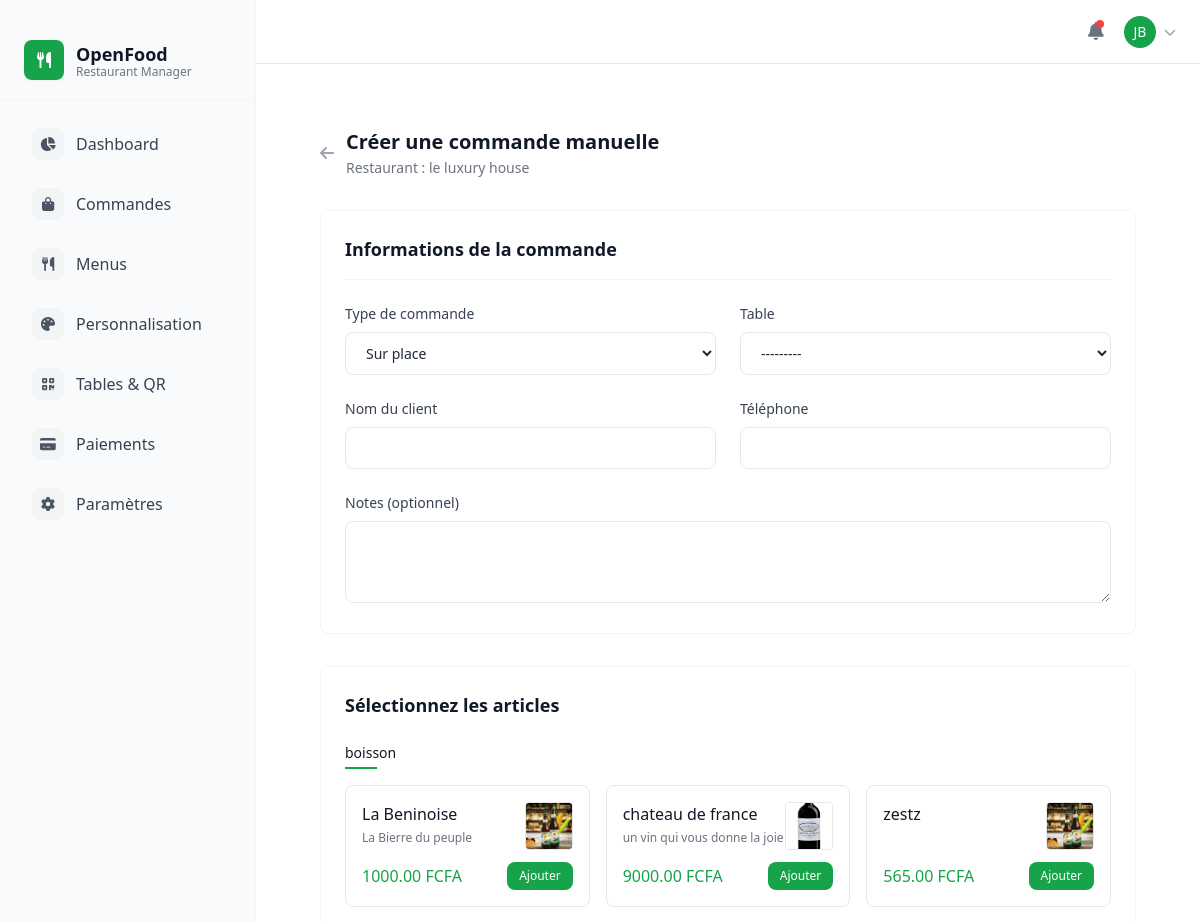
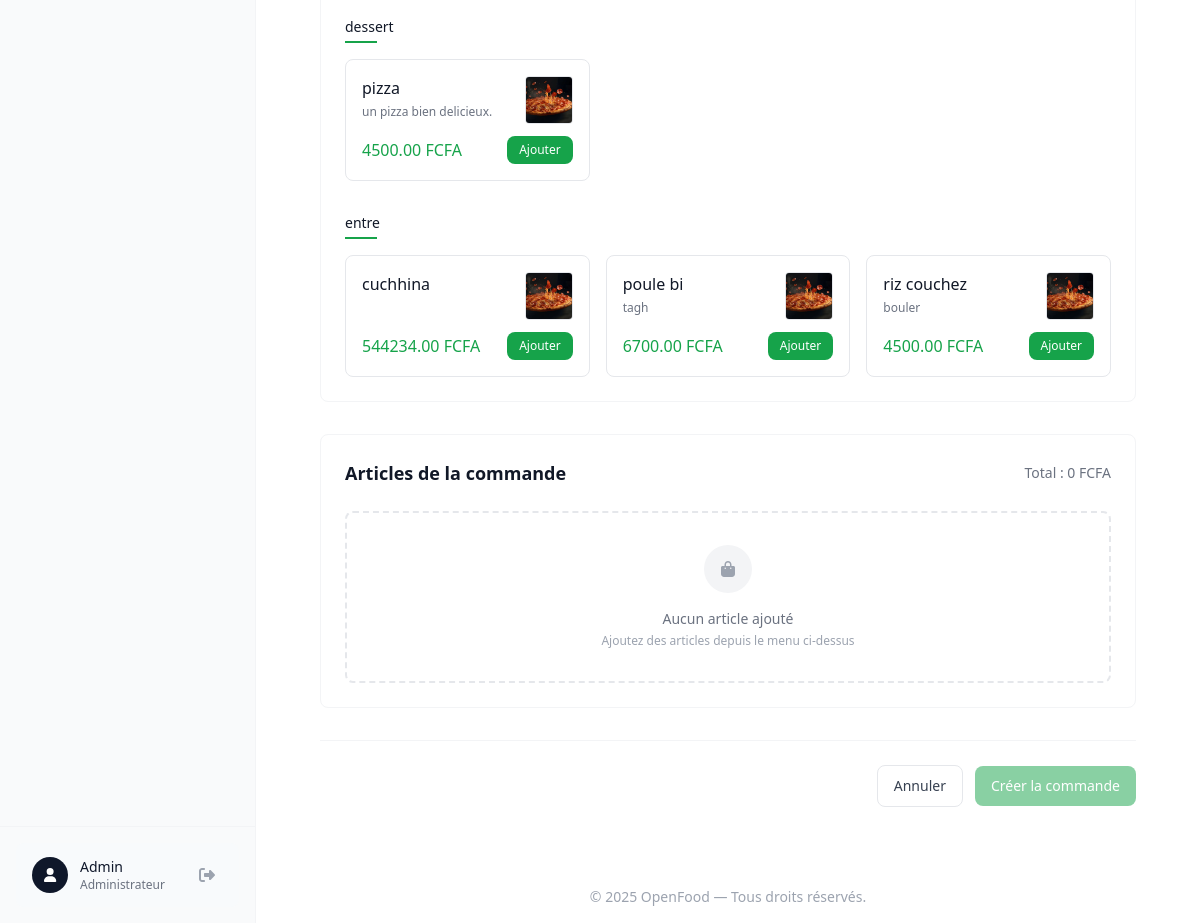
The page /orders/create-manual-order/ (signed in) on the database its author committed (2 pictures, top to bottom).
### accounts/models.py (models this page shows, shortened)
class User(AbstractBaseUser, PermissionsMixin):
    email = models.EmailField(unique=True)
    first_name = models.CharField(max_length=100)
    last_name = models.CharField(max_length=100)
    email_verified = models.BooleanField(default=False)
    email_token = models.UUIDField(
        default=uuid.uuid4,
        null=True,
        blank=True,
        editable=False
    )
    is_active = models.BooleanField(default=True)
    is_staff = models.BooleanField(default=False)
    transfer_pin_hash = models.CharField(max_length=64, blank=True, null=True)
    date_joined = models.DateTimeField(default=timezone.now)
    objects = UserManager()
    groups = models.ManyToManyField(
        Group,
        related_name="accounts_users",
        blank=True
    )
    user_permissions = models.ManyToManyField(
        Permission,
        related_name="accounts_user_permissions",
        blank=True
    )
    USERNAME_FIELD = "email"
    REQUIRED_FIELDS = ["first_name", "last_name"]

### base/models.py (models this page shows, shortened)
class Restaurant(models.Model):
    owner = models.ForeignKey(User, on_delete=models.CASCADE, related_name='restaurants')
    name = models.CharField(max_length=200)
    slug = models.SlugField(unique=True, blank=True)
    subdomain = models.SlugField(unique=True,null=True, blank=True)
    description = models.TextField(blank=True)
    address = models.CharField(max_length=300)
    phone = models.CharField(max_length=20)
    email = models.EmailField()
    logo = models.ImageField(upload_to='restaurants/logos/', blank=True)
    cover_image = models.ImageField(upload_to='restaurants/covers/', blank=True)
    opening_hours = models.JSONField(default=dict, blank=True)
    subscription_plan = models.ForeignKey(SubscriptionPlan, on_delete=models.SET_NULL, null=True)
    subscription_start = models.DateTimeField(null=True, blank=True)
    subscription_end = models.DateTimeField(null=True, blank=True)
    is_active = models.BooleanField(default=True)
    qr_code = models.ImageField(upload_to='qrcodes/', blank=True)
    primary_color = models.CharField(max_length=7, default='#FF6B6B')
    secondary_color = models.CharField(max_length=7, default='#4ECDC4')
    created_at = models.DateTimeField(auto_now_add=True)
    updated_at = models.DateTimeField(auto_now=True)

class Category(models.Model):
    restaurant = models.ForeignKey(Restaurant, on_delete=models.CASCADE, related_name='categories')
    name = models.CharField(max_length=100)
    slug = models.SlugField(blank=True)
    description = models.TextField(blank=True)
    image = models.ImageField(upload_to='categories/', blank=True)
    order = models.IntegerField(default=0)
    is_active = models.BooleanField(default=True)
    class Meta:
        ordering = ['order', 'name']
        verbose_name_plural = 'Categories'

class MenuItem(models.Model):
    restaurant = models.ForeignKey(Restaurant, on_delete=models.CASCADE, related_name='menu_items')
    category = models.ForeignKey(Category, on_delete=models.CASCADE, related_name='items')
    name = models.CharField(max_length=200)
    slug = models.SlugField(blank=True)
    description = models.TextField(blank=True)
    price = models.DecimalField(max_digits=10, decimal_places=2)
    discount_price = models.DecimalField(max_digits=10, decimal_places=2, null=True, blank=True)
    image = models.ImageField(upload_to='menu_items/', blank=True)
    ingredients = models.TextField(blank=True)
    allergens = models.CharField(max_length=300, blank=True)
    is_vegetarian = models.BooleanField(default=False)
    is_vegan = models.BooleanField(default=False)
    is_spicy = models.BooleanField(default=False)
    is_available = models.BooleanField(default=True)
    preparation_time = models.IntegerField(help_text="Temps en minutes", default=15)
    order = models.IntegerField(default=0)
    created_at = models.DateTimeField(auto_now_add=True)
    updated_at = models.DateTimeField(auto_now=True)
    class Meta:
        ordering = ['order', 'name']

### base/views.py (the view)
# urls.py: path("orders/create-manual-order/", create_manual_order, name="create_manual_order"),
@login_required
def create_manual_order(request):
    restaurant = request.user.restaurants.first()
    if not restaurant:
        messages.error(request, "Aucun restaurant trouvé.")
        return redirect("dashboard")
    categories = Category.objects.filter(
        restaurant=restaurant,
        is_active=True
    ).prefetch_related(
        Prefetch(
            "items",
            queryset=MenuItem.objects.filter(is_available=True, restaurant=restaurant)
        )
    )
    if request.method == "POST":
        order_form = OrderForm(request.POST, restaurant=restaurant)
        formset = OrderItemFormSet(
            request.POST,
            prefix='items'
        )
        if order_form.is_valid() and formset.is_valid():
            try:
                with transaction.atomic():
                    order = order_form.save(commit=False)
                    order.restaurant = restaurant
                    order.save()
                    formset.instance = order
                    instances = formset.save(commit=False)
                    for instance in instances:
                        instance.price = instance.menu_item.discount_price or instance.menu_item.price
                        instance.save()
                    order.calculate_total()
                    order.save()
                messages.success(request, f"Commande #{order.id} créée avec succès.")
                return redirect("orders_list")
            except Exception as e:
                messages.error(request, f"Erreur lors de la création de la commande: {str(e)}")
        else:
            for field, errors in order_form.errors.items():
                for error in errors:
                    messages.error(request, f"{field}: {error}")
            for form in formset:
                for field, errors in form.errors.items():
                    for error in errors:
                        messages.error(request, f"Article: {error}")
    else:
        order_form = OrderForm(restaurant=restaurant)
        formset = OrderItemFormSet(prefix='items')
    return render(request, "admin_user/orders/create_manual_order.html", {
        "order_form": order_form,
        "formset": formset,
        "categories": categories,
        "restaurant": restaurant,
    })

### base/forms.py
class OrderForm(forms.ModelForm):
    class Meta:
        model = Order
        fields = ['order_type', 'table', 'customer_name', 'customer_phone', 'notes']
        widgets = {
            'order_type': forms.Select(attrs={'class': 'form-control'}),
            'table': forms.Select(attrs={'class': 'form-control'}),
            'customer_name': forms.TextInput(attrs={'class': 'form-control'}),
            'customer_phone': forms.TextInput(attrs={'class': 'form-control'}),
            'notes': forms.Textarea(attrs={'class': 'form-control', 'rows': 3}),
        }
    def __init__(self, *args, **kwargs):
        self.restaurant = kwargs.pop('restaurant', None)
        super().__init__(*args, **kwargs)
        if self.restaurant:
            self.fields['table'].queryset = Table.objects.filter(
                restaurant=self.restaurant,
                is_active=True
            ).order_by('number')

### base/models.py (called while the page is built)
    def __str__(self):
        return f"Table {self.number} - {self.restaurant.name}"

### templates/admin_user/orders/create_manual_order.html (shortened to what this page needs)
{% extends "admin_user/base.html" %}
{% block content %}
<div class="max-w-6xl mx-auto p-4 md:p-6">
  <div class="mb-8">
    <div class="flex items-center gap-3 mb-3">
      <a href="{% url 'orders_list' %}"
         class="text-gray-400 hover:text-gray-600 transition-colors duration-150">
        <i class="fas fa-arrow-left"></i>
      </a>
      <div>
        <h1 class="text-xl font-semibold text-gray-900">
          Créer une commande manuelle
        </h1>
        <p class="text-sm text-gray-500 mt-0.5">
          Restaurant : {{ restaurant.name }}
        </p>
      </div>
    </div>
  </div>
  <form method="post" id="order-form" class="space-y-8">
    <div class="bg-white rounded-lg border border-gray-100 p-6">
      <h2 class="text-lg font-semibold text-gray-900 mb-6 pb-4 border-b border-gray-100">
        Informations de la commande
      </h2>
      <div class="grid md:grid-cols-2 gap-6">
        <div>
          <label class="block text-sm font-medium text-gray-700 mb-2">
            Type de commande
          </label>
          {{ order_form.order_type }}
        </div>
        <div>
          <label class="block text-sm font-medium text-gray-700 mb-2">
            Table
          </label>
          {{ order_form.table }}
        </div>
      </div>
      <div class="grid md:grid-cols-2 gap-6 mt-6">
        <div>
          <label class="block text-sm font-medium text-gray-700 mb-2">
            Nom du client
          </label>
          {{ order_form.customer_name }}
        </div>
        <div>
          <label class="block text-sm font-medium text-gray-700 mb-2">
            Téléphone
          </label>
          {{ order_form.customer_phone }}
        </div>
      </div>
      <div class="mt-6">
        <label class="block text-sm font-medium text-gray-700 mb-2">
          Notes (optionnel)
        </label>
        {{ order_form.notes }}
      </div>
    </div>
    <div class="bg-white rounded-lg border border-gray-100 p-6">
      <h2 class="text-lg font-semibold text-gray-900 mb-6">
        Sélectionnez les articles
      </h2>
      {% if categories %}
        {% for category in categories %}
          <div class="mb-8 last:mb-0">
            <div class="mb-4">
              <h3 class="text-sm font-medium text-gray-900 mb-1">
                {{ category.name }}
              </h3>
              <div class="w-8 h-0.5 bg-primary"></div>
            </div>
            <div class="grid grid-cols-1 md:grid-cols-2 lg:grid-cols-3 gap-4">
              {% for item in category.items.all %}
              <div class="group border border-gray-200 rounded-lg p-4 hover:border-primary/50 transition-colors duration-150">
                <div class="flex items-start justify-between mb-3">
                  <div>
                    <h4 class="font-medium text-gray-900">{{ item.name }}</h4>
                    {% if item.description %}
                      <p class="text-xs text-gray-500 mt-1 line-clamp-2">{{ item.description }}</p>
                    {% endif %}
                  </div>
                  {% if item.image %}
                    <div class="w-12 h-12 rounded overflow-hidden border border-gray-200">
                      <img src="{{ item.image.url }}" alt="{{ item.name }}"
                           class="w-full h-full object-cover">
                    </div>
                  {% endif %}
                </div>
                <div class="flex items-center justify-between">
                  <div class="font-medium text-primary">{{ item.price }} FCFA</div>
                  <button
                    type="button"
                    class="px-3 py-1.5 text-xs font-medium bg-primary text-white rounded-lg hover:bg-primary/90 transition-colors duration-150"
                    onclick="addItem('{{ item.id }}', '{{ item.name|escapejs }}', '{{ item.price }}', '{% if item.image %}{{ item.image.url }}{% endif %}')">
                    Ajouter
                  </button>
                </div>
              </div>
              {% empty %}
              <div class="col-span-3 p-4 text-center">
                <p class="text-sm text-gray-500">Aucun plat disponible dans cette catégorie.</p>
              </div>
              {% endfor %}
            </div>
          </div>
        {% endfor %}
      {% endif %}
    </div>
    <div class="bg-white rounded-lg border border-gray-100 p-6">
      <div class="flex items-center justify-between mb-6">
        <h2 class="text-lg font-semibold text-gray-900">
          Articles de la commande
        </h2>
        <div class="text-sm text-gray-500" id="total-price">
          Total : 0 FCFA
        </div>
      </div>
      <div id="order-items-container" class="space-y-3">
        <div id="empty-state" class="p-8 text-center border-2 border-dashed border-gray-200 rounded-lg">
          <div class="w-12 h-12 mx-auto mb-4 rounded-full bg-gray-100 flex items-center justify-center">
            <i class="fas fa-shopping-bag text-gray-400"></i>
          </div>
          <p class="text-sm text-gray-500">Aucun article ajouté</p>
          <p class="text-xs text-gray-400 mt-1">Ajoutez des articles depuis le menu ci-dessus</p>
        </div>
      </div>
    </div>
    <div class="flex items-center justify-end gap-3 pt-6 border-t border-gray-100">
      <a href="{% url 'orders_list' %}"
         class="px-4 py-2.5 text-sm font-medium text-gray-700 border border-gray-200 rounded-lg hover:bg-gray-50 transition-colors duration-150">
        Annuler
      </a>
      <button type="submit"
              id="submit-button"
              class="px-4 py-2.5 text-sm font-medium text-white bg-primary rounded-lg hover:bg-primary/90 transition-colors duration-150 disabled:opacity-50 disabled:cursor-not-allowed"
              disabled>
        Créer la commande
      </button>
    </div>
  </form>
</div>
{% endblock %}

### templates/admin_user/header.html (shortened to what this page needs)
<header class="bg-white border-b border-gray-200 flex items-center justify-between px-6 h-16 sticky top-0 z-40">
  <div class="flex items-center gap-4">
    <div class="relative">
      <button class="relative text-gray-500 hover:text-gray-700 focus:outline-none p-1">
        <i class="fas fa-bell text-lg"></i>
        <span class="absolute top-1 right-1 inline-block w-2 h-2 bg-red-500 rounded-full"></span>
      </button>
    </div>
    <div class="relative" x-data="{ open: false }">
      <button @click="open = !open" class="flex items-center gap-2 focus:outline-none group">
        <div class="w-8 h-8 rounded-full bg-primary text-white flex items-center justify-center font-medium text-sm">
          {{ request.user.first_name|slice:":1" }}{{ request.user.last_name|slice:":1" }}
        </div>
        <i class="fas fa-chevron-down text-gray-400 text-xs transition-transform duration-200" :class="{'rotate-180': open}"></i>
      </button>
    </div>
  </div>
</header>

### rows shown on the page
User: user.first_name "J", user.last_name "B"
Restaurant: name "le luxury house"
Category: name "boisson"
MenuItem: name "La Beninoise", description "La Bierre du peuple", image (picture), price "1000.00"
MenuItem: name "chateau de france", description "un vin qui vous donne la joie", image (picture), price "9000.00"
MenuItem: name "zestz", image (picture), price "565.00"
Category: name "dessert"
MenuItem: name "pizza", description "un pizza bien delicieux.", image (picture), price "4500.00"
Category: name "entre"
MenuItem: name "cuchhina", image (picture), price "544234.00"
MenuItem: name "poule bi", description "tagh", image (picture), price "6700.00"
MenuItem: name "riz couchez", description "bouler", image (picture), price "4500.00"

### other values the page prints
{{ year|default:"2025" }} "2025"
